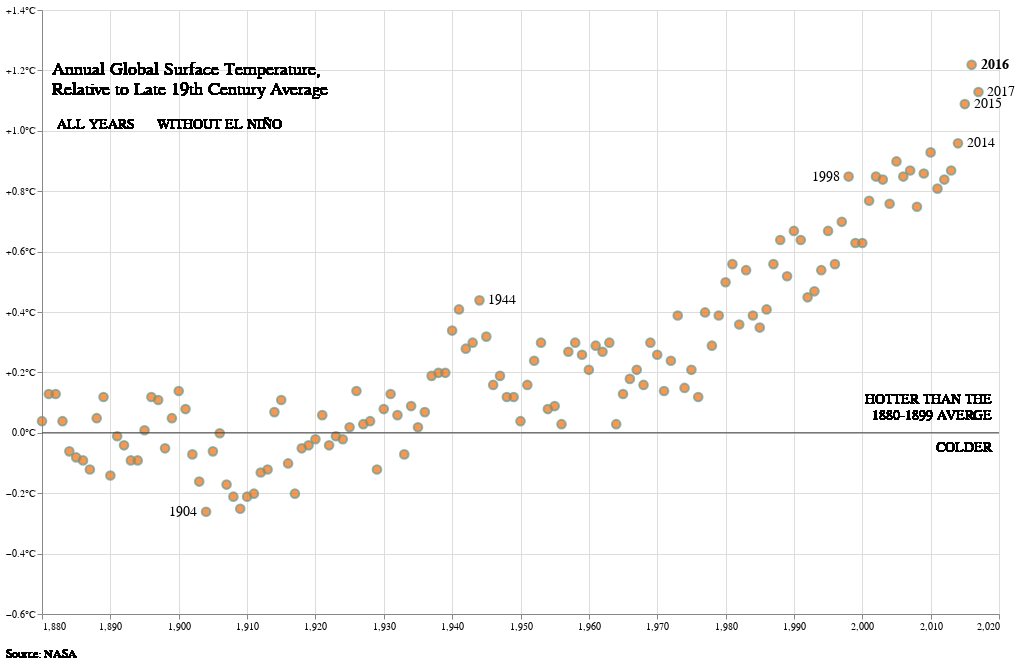

The notebook cell saved with this chart:
### Code cell
alt.layer(
    chart, 
    line, 
    labels_r, 
    labels_l,
    labels_b, 
    text_line,
    text,
    text_NASA,
    text_ALL_YEARS,
    text_WITHOUT
).configure_view(strokeWidth = 0)

### Figure 1 — Vega-Lite specification as saved in the notebook (floating-point values rounded to 4 significant figures; data arrays with more than 128 entries replaced by an {"elided": "..."} marker saying what was removed)
{"config": {"view": {"continuousWidth": 400, "continuousHeight": 300, "strokeWidth": 0}}, "layer": [{"data": {"name": "data-e4dbe72ffe2816858e3665ee1ae42132"}, "mark": {"type": "point", "color": "#6B9892", "fill": "#f26c08", "size": 75}, "encoding": {"x": {"type": "quantitative", "axis": {"tickCount": 14, "title": null}, "field": "year", "scale": {"domain": [1880, 2020]}}, "y": {"type": "quantitative", "axis": {"labelExpr": "if(datum.value > 0, '+', '') + format(datum.value, ',.1f') + '°C'", "tickCount": 9, "title": null}, "field": "temp", "scale": {"domain": [-0.5, 1.3]}}}, "height": 604, "width": 957}, {"data": {"name": "data-7eaefaa18f43ffa52c6a2c992d61b628"}, "mark": {"type": "rule", "color": "#404040"}, "encoding": {"y": {"type": "quantitative", "field": "temp"}}}, {"data": {"name": "data-e4dbe72ffe2816858e3665ee1ae42132"}, "mark": {"type": "text", "align": "left", "dx": 9, "size": 14}, "encoding": {"text": {"type": "quantitative", "field": "year"}, "x": {"type": "quantitative", "axis": {"tickCount": 14, "title": null}, "field": "year", "scale": {"domain": [1880, 2020]}}, "y": {"type": "quantitative", "axis": {"tickCount": 9, "title": null}, "field": "temp", "scale": {"domain": [-0.5, 1.3]}}}, "transform": [{"filter": {"field": "year", "oneOf": [1944, 2014, 2015, 2017]}}]}, {"data": {"name": "data-e4dbe72ffe2816858e3665ee1ae42132"}, "mark": {"type": "text", "align": "right", "dx": -9, "size": 14}, "encoding": {"text": {"type": "quantitative", "field": "year"}, "x": {"type": "quantitative", "axis": {"tickCount": 14, "title": null}, "field": "year", "scale": {"domain": [1880, 2020]}}, "y": {"type": "quantitative", "axis": {"tickCount": 9, "title": null}, "field": "temp", "scale": {"domain": [-0.5, 1.3]}}}, "transform": [{"filter": {"field": "year", "oneOf": [1904, 1998]}}]}, {"data": {"name": "data-e4dbe72ffe2816858e3665ee1ae42132"}, "mark": {"type": "text", "align": "left", "dx": 9, "fontStyle": "bold", "size": 14}, "encoding": {"text": {"type": "quantitative", "field": "year"}, "x": {"type": "quantitative", "axis": {"tickCount": 14, "title": null}, "field": "year", "scale": {"domain": [1880, 2020]}}, "y": {"type": "quantitative", "axis": {"tickCount": 9, "title": null}, "field": "temp", "scale": {"domain": [-0.5, 1.3]}}}, "transform": [{"filter": {"field": "year", "oneOf": [2016]}}]}, {"data": {"name": "data-e4dbe72ffe2816858e3665ee1ae42132"}, "mark": {"type": "text", "align": "right", "font": "Arial", "fontSize": 14, "text": ["HOTTER THAN THE", "1880-1899 AVERGE", "", "COLDER"], "x": 950, "y": 390}, "encoding": {}}, {"data": {"name": "data-e4dbe72ffe2816858e3665ee1ae42132"}, "mark": {"type": "text", "align": "left", "font": "Arial", "fontSize": 18, "text": ["Annual Global Surface Temperature,", "Relative to Late 19th Century Average"], "x": 10, "y": 60}, "encoding": {}}, {"data": {"name": "data-e4dbe72ffe2816858e3665ee1ae42132"}, "mark": {"type": "text", "font": "Arial", "fontSize": 12, "text": ["Source: NASA"], "x": 0, "y": 644}, "encoding": {}}, {"data": {"name": "data-e4dbe72ffe2816858e3665ee1ae42132"}, "mark": {"type": "text", "align": "left", "font": "Arial", "fontSize": 14, "text": ["ALL YEARS"], "x": 15, "y": 115}, "encoding": {}}, {"data": {"name": "data-e4dbe72ffe2816858e3665ee1ae42132"}, "mark": {"type": "text", "align": "left", "font": "Arial", "fontSize": 14, "text": ["WITHOUT EL NIÑO"], "x": 115, "y": 115}, "encoding": {}}], "$schema": "https://vega.github.io/schema/vega-lite/v4.8.1.json", "datasets": {"data-e4dbe72ffe2816858e3665ee1ae42132": {"elided": "138 records"}, "data-7eaefaa18f43ffa52c6a2c992d61b628": [{"temp": 0}]}}
